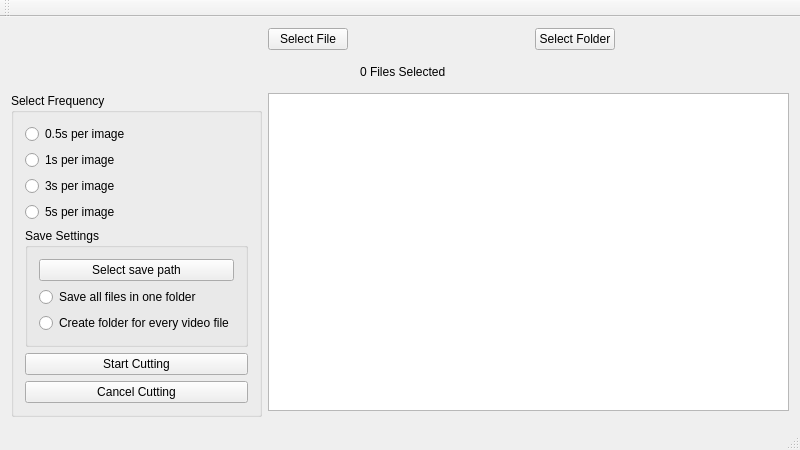
<?xml version="1.0" encoding="UTF-8"?>
<ui version="4.0">
 <class>MainWindow</class>
 <widget class="QMainWindow" name="MainWindow">
  <property name="geometry">
   <rect>
    <x>0</x>
    <y>0</y>
    <width>800</width>
    <height>450</height>
   </rect>
  </property>
  <property name="windowTitle">
   <string>TeguVideoCutter</string>
  </property>
  <widget class="QWidget" name="centralWidget">
   <layout class="QHBoxLayout" name="horizontalLayout">
    <item>
     <layout class="QGridLayout" name="gridLayout" rowstretch="1,1,10,0,0">
      <item row="2" column="0" rowspan="3">
       <widget class="QGroupBox" name="boxFreq">
        <property name="title">
         <string>Select Frequency</string>
        </property>
        <layout class="QVBoxLayout" name="verticalLayout_2">
         <item>
          <widget class="QRadioButton" name="rdb05">
           <property name="text">
            <string>0.5s per image</string>
           </property>
          </widget>
         </item>
         <item>
          <widget class="QRadioButton" name="rdb1">
           <property name="text">
            <string>1s per image</string>
           </property>
          </widget>
         </item>
         <item>
          <widget class="QRadioButton" name="rdb3">
           <property name="text">
            <string>3s per image</string>
           </property>
          </widget>
         </item>
         <item>
          <widget class="QRadioButton" name="rdb5">
           <property name="text">
            <string>5s per image</string>
           </property>
          </widget>
         </item>
         <item>
          <widget class="QGroupBox" name="boxSave">
           <property name="title">
            <string>Save Settings</string>
           </property>
           <layout class="QVBoxLayout" name="verticalLayout">
            <item>
             <widget class="QPushButton" name="btnPath">
              <property name="text">
               <string>Select save path</string>
              </property>
             </widget>
            </item>
            <item>
             <widget class="QRadioButton" name="rdbOneFolder">
              <property name="text">
               <string>Save all files in one folder</string>
              </property>
             </widget>
            </item>
            <item>
             <widget class="QRadioButton" name="rdbNewFolder">
              <property name="text">
               <string>Create folder for every video file</string>
              </property>
             </widget>
            </item>
           </layout>
          </widget>
         </item>
         <item>
          <widget class="QPushButton" name="btnStart">
           <property name="text">
            <string>Start Cutting</string>
           </property>
          </widget>
         </item>
         <item>
          <widget class="QPushButton" name="pushButton_2">
           <property name="text">
            <string>Cancel Cutting</string>
           </property>
          </widget>
         </item>
         <item>
          <spacer name="verticalSpacer_2">
           <property name="orientation">
            <enum>Qt::Vertical</enum>
           </property>
           <property name="sizeHint" stdset="0">
            <size>
             <width>20</width>
             <height>40</height>
            </size>
           </property>
          </spacer>
         </item>
        </layout>
       </widget>
      </item>
      <item row="0" column="5">
       <spacer name="horizontalSpacer_3">
        <property name="orientation">
         <enum>Qt::Horizontal</enum>
        </property>
        <property name="sizeHint" stdset="0">
         <size>
          <width>40</width>
          <height>20</height>
         </size>
        </property>
       </spacer>
      </item>
      <item row="0" column="3">
       <spacer name="horizontalSpacer">
        <property name="orientation">
         <enum>Qt::Horizontal</enum>
        </property>
        <property name="sizeHint" stdset="0">
         <size>
          <width>40</width>
          <height>20</height>
         </size>
        </property>
       </spacer>
      </item>
      <item row="0" column="4">
       <widget class="QPushButton" name="btnFolder">
        <property name="text">
         <string>Select Folder</string>
        </property>
       </widget>
      </item>
      <item row="1" column="3">
       <widget class="QLabel" name="lblNumber">
        <property name="text">
         <string>0 Files Selected</string>
        </property>
       </widget>
      </item>
      <item row="1" column="1">
       <spacer name="verticalSpacer">
        <property name="orientation">
         <enum>Qt::Vertical</enum>
        </property>
        <property name="sizeHint" stdset="0">
         <size>
          <width>20</width>
          <height>40</height>
         </size>
        </property>
       </spacer>
      </item>
      <item row="0" column="0">
       <spacer name="horizontalSpacer_2">
        <property name="orientation">
         <enum>Qt::Horizontal</enum>
        </property>
        <property name="sizeHint" stdset="0">
         <size>
          <width>40</width>
          <height>20</height>
         </size>
        </property>
       </spacer>
      </item>
      <item row="0" column="1">
       <widget class="QPushButton" name="btnFile">
        <property name="text">
         <string>Select File</string>
        </property>
       </widget>
      </item>
      <item row="2" column="1" rowspan="2" colspan="5">
       <widget class="QTextBrowser" name="textBrowser"/>
      </item>
     </layout>
    </item>
   </layout>
  </widget>
  <widget class="QMenuBar" name="menuBar">
   <property name="geometry">
    <rect>
     <x>0</x>
     <y>0</y>
     <width>800</width>
     <height>17</height>
    </rect>
   </property>
  </widget>
  <widget class="QToolBar" name="mainToolBar">
   <attribute name="toolBarArea">
    <enum>TopToolBarArea</enum>
   </attribute>
   <attribute name="toolBarBreak">
    <bool>false</bool>
   </attribute>
  </widget>
  <widget class="QStatusBar" name="statusBar"/>
 </widget>
 <layoutdefault spacing="6" margin="11"/>
 <resources/>
 <connections/>
</ui>
